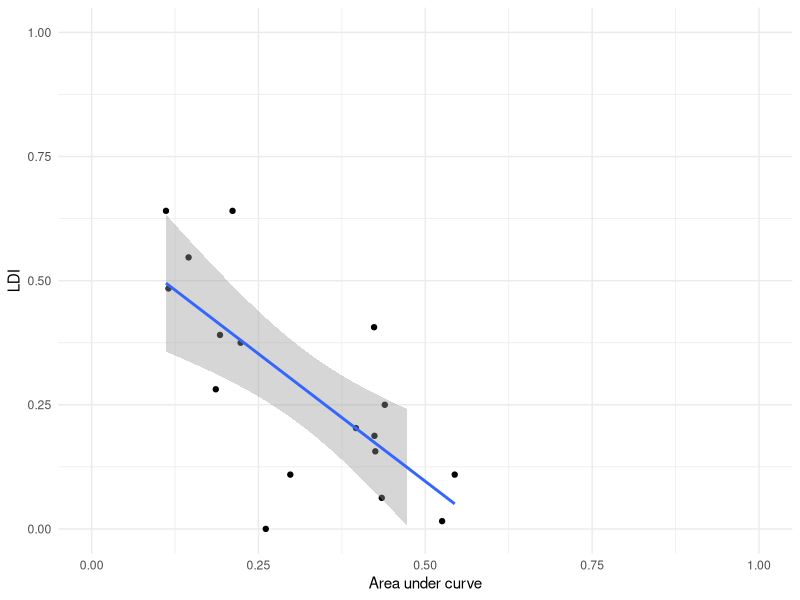
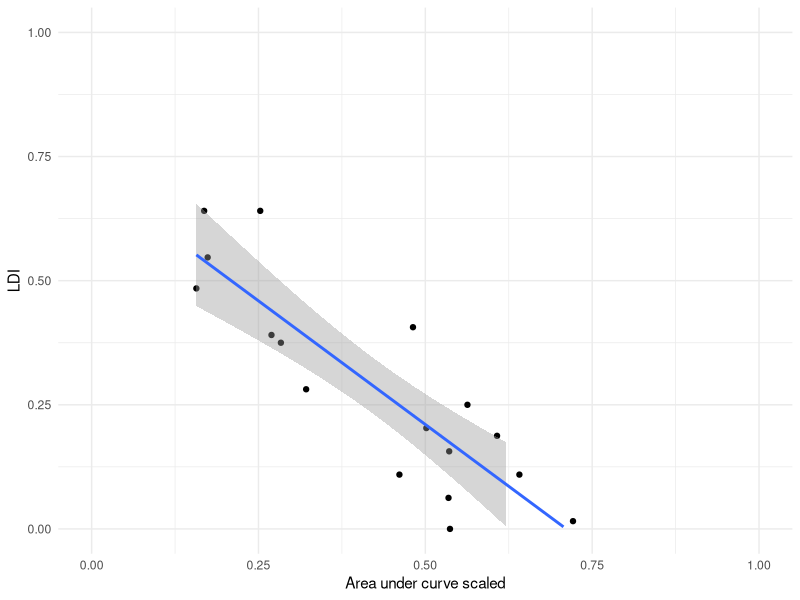
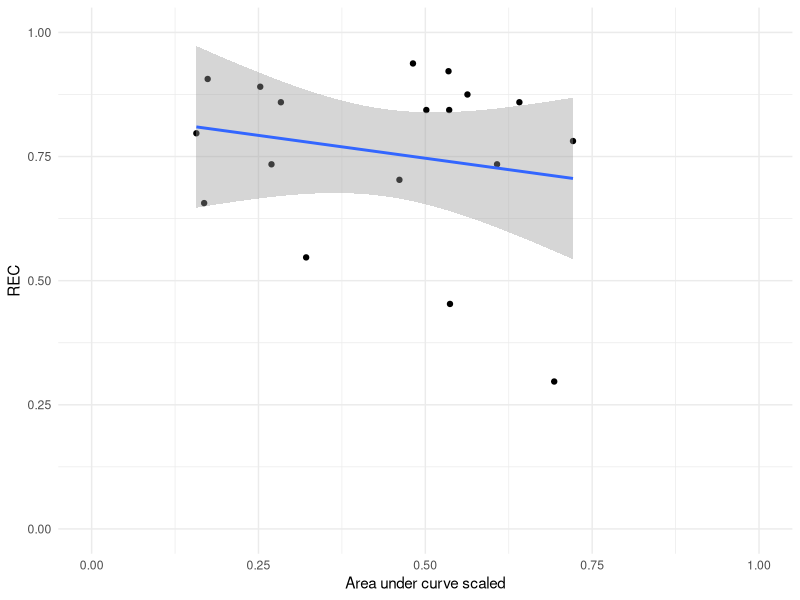
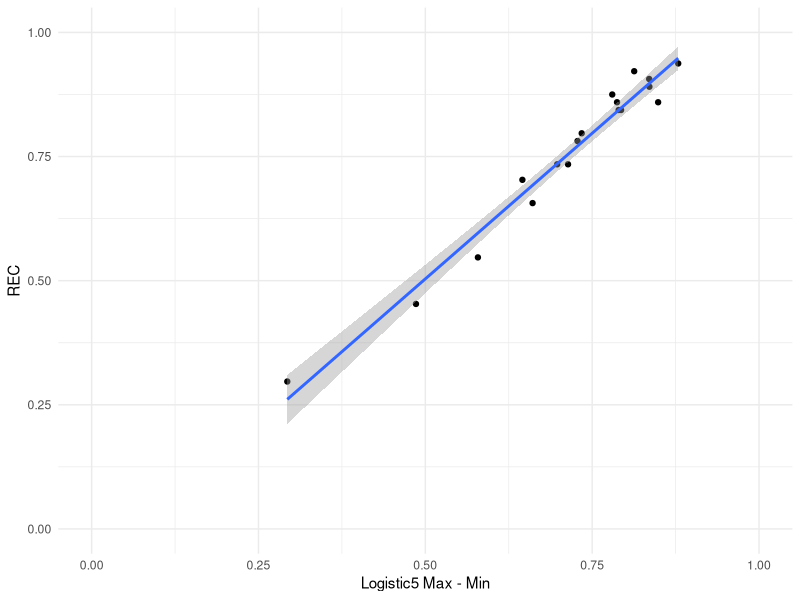
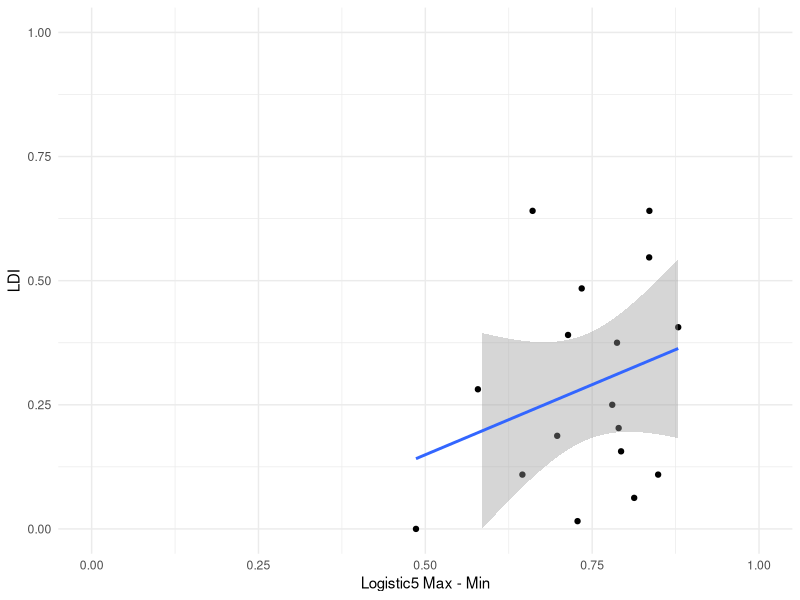
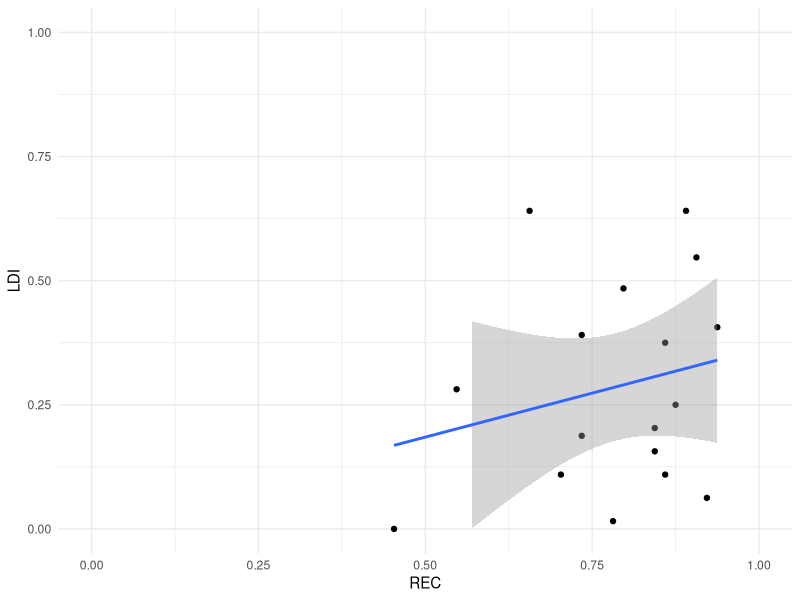

Write the R code that produced these figures, in order.
library(tidyverse)
data <- read_csv("data_L5.csv")

data <- mutate(data, l5_REC = participant_l5_max - participant_l5_min)
data$participant_id <- 1:nrow(data)

excluded_ids <- c(1, 15, 17)
data <- data[!data$participant_id %in% excluded_ids, ]

cor.test(data$participant_auc_l5, data$LDI)

cor.test(data$participant_auc_l5_scale, data$LDI)

cor.test(data$participant_auc_l5_scale, data$REC)

cor.test(data$l5_REC, data$REC)

cor.test(data$l5_REC, data$LDI)


ggplot(data, aes(x = participant_auc_l5, y = LDI)) +
  geom_point() +
  geom_smooth(method = "lm") +   # Adds a linear regression line
  theme_minimal() +
  scale_x_continuous(limits = c(0, 1)) +
  scale_y_continuous(limits = c(0, 1)) +
  labs(x = "Area under curve",
       y = "LDI")

ggplot(data, aes(x = participant_auc_l5_scale, y = LDI)) +
  geom_point() +
  geom_smooth(method = "lm") +   # Adds a linear regression line
  theme_minimal() +
  scale_x_continuous(limits = c(0, 1)) +
  scale_y_continuous(limits = c(0, 1)) +
  labs(x = "Area under curve scaled",
       y = "LDI")

ggplot(data, aes(x = participant_auc_l5_scale, y = REC)) +
  geom_point() +
  geom_smooth(method = "lm") +   # Adds a linear regression line
  theme_minimal() +
  scale_x_continuous(limits = c(0, 1)) +
  scale_y_continuous(limits = c(0, 1)) +
  labs(x = "Area under curve scaled",
       y = "REC")

ggplot(data, aes(x = l5_REC, y = REC)) +
  geom_point() +
  geom_smooth(method = "lm") +   # Adds a linear regression line
  theme_minimal() +
  scale_x_continuous(limits = c(0, 1)) +
  scale_y_continuous(limits = c(0, 1)) +
  labs(x = "Logistic5 Max - Min",
       y = "REC")

ggplot(data, aes(x = l5_REC, y = LDI)) +
  geom_point() +
  geom_smooth(method = "lm") +   # Adds a linear regression line
  theme_minimal() +
  scale_x_continuous(limits = c(0, 1)) +
  scale_y_continuous(limits = c(0, 1)) +
  labs(x = "Logistic5 Max - Min",
       y = "LDI")

ggplot(data, aes(x = REC, y = LDI)) +
  geom_point() +
  geom_smooth(method = "lm") +   # Adds a linear regression line
  theme_minimal() +
  scale_x_continuous(limits = c(0, 1)) +
  scale_y_continuous(limits = c(0, 1)) +
  labs(x = "REC",
       y = "LDI")
